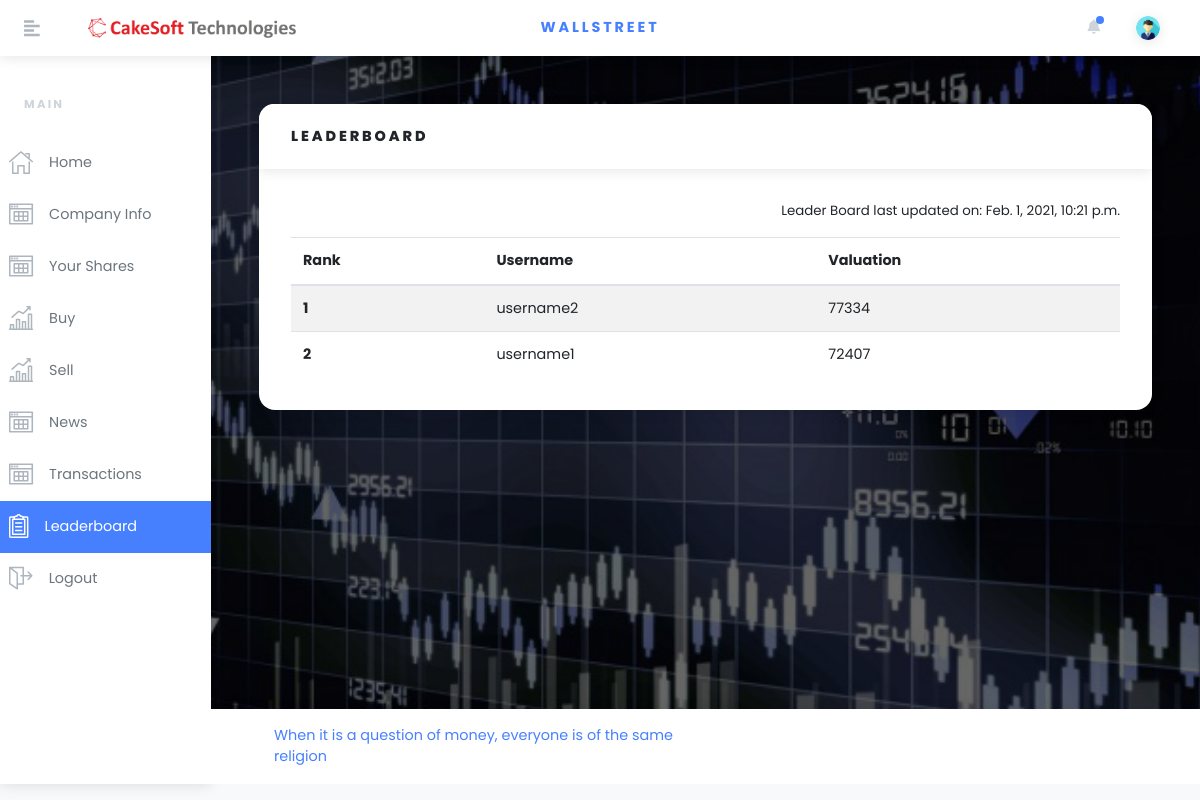
/leaderboard/ (signed in), run on an earlier commit of the app's database.
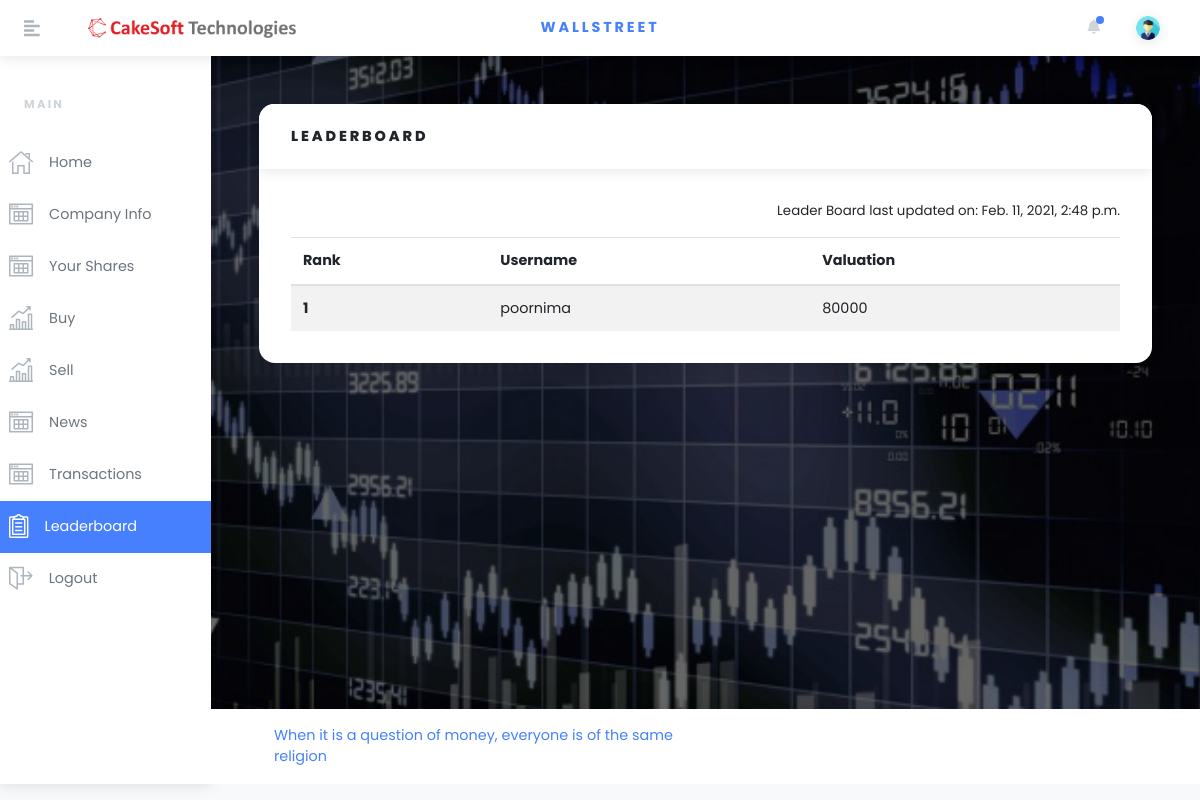
And on a later commit of the database.
### bazaar/models.py (models this page shows, shortened)
class Global(models.Model):
    sensex = models.FloatField(default=0)
    spread = models.IntegerField(default=0)
    LiveText = models.CharField(max_length=100)
    LeaderboardSize = models.IntegerField(default=100)
    LeaderBoardUpdateTime = models.DateTimeField(default=datetime.now)
    bidRangePercent = models.IntegerField(
        default=10, validators=[MaxValueValidator(100),
                                MinValueValidator(1)])
    registrationKey = models.CharField(max_length=20, default="abcde")
    startStopMarket = models.BooleanField(
        default=True)  # True => start, False => Stop
    startNews = models.BooleanField(default=False)
    NewsCounter = models.IntegerField(default=0)

class LeaderBoard(models.Model):
    profile = models.ForeignKey(Profile, on_delete=models.CASCADE)

class Profile(models.Model):
    user = models.OneToOneField(
        User, on_delete=models.CASCADE)  # Extending User Model
    rank = models.IntegerField(default=-1)  # Rank of the user
    numberOfShares = models.IntegerField(
        default=0)  # Number of shares owned by the user
    cash = models.IntegerField(default=200000)  # Cash remaining
    netWorth = models.IntegerField(
        default=0)  # Users networth; Required for leaderboard;

### bazaar/views.py (the view)
# urls.py: path('leaderboard/', views.LeaderBoardView.as_view(), name='leaderboard'),
class LeaderBoardView(View):
    template = 'bazaar/leaderboard.html'
    def get(self, request):
        profile = Profile.objects.filter(user=User.objects.get(
            username=request.user.username)).first()
        g = Global.objects.filter(pk=1).first()
        sensex = g.sensex
        leaderboard = LeaderBoard.objects.all()
        update_time = g.LeaderBoardUpdateTime
        context = {
            "profile": profile,
            "sensex": sensex,
            "leaderboard": leaderboard,
            "update_time": update_time
        }
        return render(request, self.template, context)

### bazaar/templates/bazaar/leaderboard.html (shortened to what the changed rows need)
{%load static%}
<!DOCTYPE html>
<html>
  <head>
    <link
      rel="stylesheet"
      href="{% static 'bazaar/vendor/bootstrap/css/bootstrap.min.css'%}"
    />
    <link
      rel="stylesheet"
      href="https://use.fontawesome.com/releases/v5.3.1/css/all.css"
    />
    <link rel="stylesheet" href="{% static 'bazaar/css/orionicons.css'%}" />
    <link
      rel="stylesheet"
      href="{% static 'bazaar/css/style.default.css'%}"
      id="theme-stylesheet"
    />
    <link rel="stylesheet" href="{% static 'bazaar/css/custom.css'%}" />
  </head>
  <body onload="start()">
    <div class="d-flex align-items-stretch">
      <div class="page-holder w-100 d-flex flex-wrap">
        <div class="container-fluid px-xl-5">
          <section class="py-5">
            <div class="row">
              <div class="col-lg-12 mb-4">
                <div class="card">
                  <div class="card-body">
                    <p style="text-align: right; font-size: 10pt">
                      Leader Board last updated on: {{ update_time }}
                    </p>
                    <div class="table-responsive">
                      <table
                        class="table table-striped table-hover card-text"
                        style=""
                      >
                        <thead>
                          <tr>
                            <th>Rank</th>
                            <th>Username</th>
                            <th>Valuation</th>
                          </tr>
                        </thead>
                        <tbody>
                          {% for leaderboardentry in leaderboard %}
                          <tr>
                            <th scope="row">
                              {{ leaderboardentry.profile.rank }}
                            </th>
                            <td>
                              {{ leaderboardentry.profile.user.username }}
                            </td>
                            <td>{{ leaderboardentry.profile.netWorth }}</td>
                          </tr>
                          {% endfor %}
                        </tbody>
                      </table>
                    </div>
                  </div>
                </div>
              </div>
            </div>
          </section>
        </div>
      </div>
    </div>
  </body>
</html>

What changed in the data, as far as the page shows it:
removed LeaderBoard: profile.rank "1", profile.user.username "username2", profile.netWorth "77334"
removed LeaderBoard: profile.rank "2", profile.user.username "username1", profile.netWorth "72407"
changed Global: LeaderBoardUpdateTime "Feb. 1, 2021, 10:21 p.m." → "Feb. 11, 2021, 2:48 p.m."
added LeaderBoard: profile.rank "1", profile.user.username "poornima", profile.netWorth "80000"
